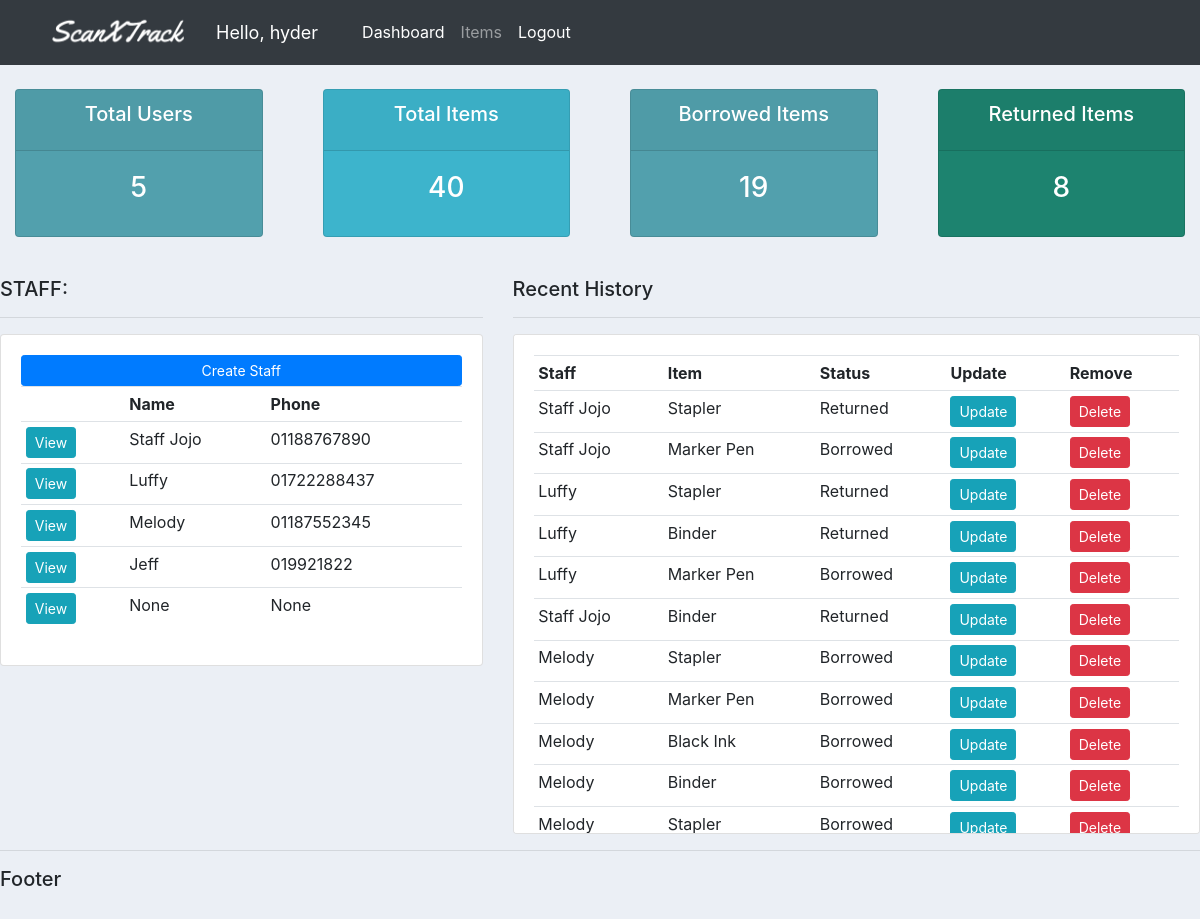
The app's page / (signed in), older data.
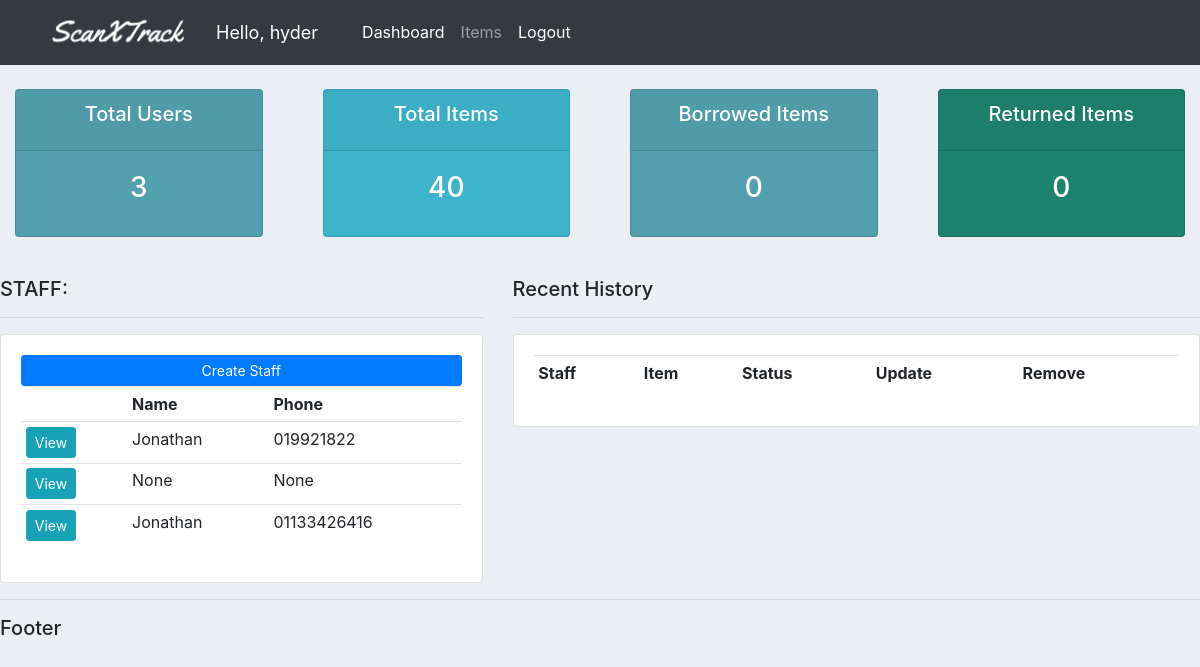
The same page, newer data.
### accounts/models.py (models this page shows, shortened)
class Staff(models.Model):
    user = models.OneToOneField(User, null=True, blank=True, on_delete=models.CASCADE)
    name = models.CharField(max_length=200, null=True)
    phone = models.CharField(max_length=200, null=True)
    email = models.CharField(max_length=200, null=True)
    profile_pic = models.ImageField(default="default.png", null=True, blank=True)
    date_created = models.DateTimeField(auto_now_add=True)
    def __str__(self):
        return self.name

class Borrowed_items(models.Model):
    STATUS = (("Borrowed", "Borrowed"), ("Returned", "Returned"))
    staff = models.ForeignKey(Staff, null=True, on_delete=models.SET_NULL)
    item = models.ForeignKey(Item, null=True, on_delete=models.SET_NULL)
    status = models.CharField(max_length=200, null=True, choices=STATUS)
    date_created = models.DateTimeField(auto_now_add=True)

class Item(models.Model):
    name = models.CharField(max_length=200, null=True)
    description = models.CharField(max_length=200, null=True, blank=True)
    amount = models.IntegerField(null=True)
    date_created = models.DateTimeField(auto_now_add=True)
    def __str__(self):
        return self.name

### accounts/decorators.py (the view)
    def wrapper_function(request, *args, **kwargs):
        group = None
        if request.user.groups.exists():
            group = request.user.groups.all()[0].name
        if group == "staff":
            return redirect("user-page")
        if group == "admin":
            return view_func(request, *args, **kwargs)

### accounts/views.py (called while the page is built)
@login_required(login_url="login")
@admin_only
def home(request):
    borrowed_items = Borrowed_items.objects.all()
    staff = Staff.objects.all()
    items = Item.objects.all()
    total_staff = staff.count()
    total_amount = sum(item.amount for item in items)
    borrowed = borrowed_items.filter(status="Borrowed").count()
    returned = borrowed_items.filter(status="Returned").count()
    context = {
        "borrowed_items": borrowed_items,
        "staff": staff,
        "items": staff,
        "total_staff": total_staff,
        "borrowed": borrowed,
        "returned": returned,
        "total_amount": total_amount,
    }
    return render(request, "accounts/dashboard.html", context)

### accounts/templates/accounts/dashboard.html
{% extends 'accounts/main.html' %} {% block content %}
{%include 'accounts/status.html'%}
<br />
<div class="row">
  <div class="col-md-5">
    <h5>STAFF:</h5>
    <hr />
    <div class="card card-body table-responsive " style="max-height: 400px; overflow-y: auto;">
      <a class="btn btn-primary btn-sm btn-block" href="">Create Staff </a>
      <table class="table table-sm">
        <tr>
          <th></th>
          <th>Name</th>
          <th>Phone</th>
        </tr>
        {% for i in staff %}
        <tr>
          <td>
            <a class="btn btn-sm btn-info" href="{% url 'staff' i.id %}">View</a>
          </td>
          <td>{{i.name}}</td>
          <td>{{i.phone}}</td>
        </tr>
        {% endfor %}
      </table>
    </div>
  </div>
  <div class="col-md-7">
    <h5>Recent History</h5>
    <hr />
    <div class="card card-body table-responsive " style="max-height: 500px; overflow-y: auto;">
      <table class="table table-sm">
        <tr>
          <th>Staff</th>
          <th>Item</th>
          <th>Status</th>
          <th>Update</th>
          <th>Remove</th>
        </tr>
        {% for i in borrowed_items %}
        <tr>
          <td>{{i.staff}}</td>
          <td>{{i.item}}</td>
          <td>{{i.status}}</td>
          <td>
            <a class="btn btn-sm btn-info" href="{% url 'update_borrow' i.id %}">Update</a>
          </td>
          <td><a class="btn btn-sm btn-danger" href="{% url 'delete_borrow' i.id %}">Delete</a></td>
        </tr>
        {% endfor %}
      </table>
    </div>
  </div>
</div>
{% endblock content %}

### accounts/templates/accounts/main.html (shortened to what this page needs)
{% load static %}
<!DOCTYPE html>
<html lang="en">
  <head>
    <link
      rel="stylesheet"
      href="https://cdn.jsdelivr.net/npm/bootstrap@4.4.1/dist/css/bootstrap.min.css"
 />
    <link
      rel="stylesheet"
      type="text/css"
      href="{% static '/css/main.css' %}" />
  </head>
  <body>
    {% include 'accounts/navbar.html' %} {% block content %} {% endblock %}
    <hr />
    <h5>Footer</h5>
  </body>
</html>

### accounts/templates/accounts/navbar.html (shortened to what this page needs)
{% load static %}
<nav class="navbar navbar-expand-lg navbar-dark bg-dark">
  <img id="logo" src="{% static 'images/logo.png' %}" />
  <span class="hello-msg">Hello, {{request.user}}</span>
  <div class="collapse navbar-collapse" id="navbarNav">
    <ul class="navbar-nav">
      {% if request.user.is_staff %}
      <li class="nav-item active">
        <a class="nav-link" href="{% url 'home' %}">Dashboard </a>
      </li>
      <li class="nav-item">
        <a class="nav-link" href="{% url 'items' %}">Items</a>
      </li>
      {% else %}
      <li class="nav-item">
        <a class="nav-link" href="{% url 'account' %}">Settings</a>
      </li>
      {% endif %}
      <li class="nav-item active">
        <a class="nav-link" href="{% url 'logout' %}">Logout</a>
      </li>
  </div>
</nav>

### accounts/templates/accounts/status.html
<br />
<div class="row">
  {% if request.user.is_staff %}
  <div class="col">
    <div class="col-md">
      <div class="card text-center text-white mb-3" id="total-orders">
        <div class="card-header">
          <h5 class="card-title">Total Users</h5>
        </div>
        <div class="card-body">
          <h3 class="card-title">{{total_staff}}</h3>
        </div>
      </div>
    </div>
  </div>
  <div class="col">
    <div class="col-md">
      <div class="card text-center text-white mb-3" id="orders-delivered">
        <div class="card-header">
          <h5 class="card-title">Total Items</h5>
        </div>
        <div class="card-body">
          <h3 class="card-title">{{total_amount}}</h3>
        </div>
      </div>
    </div>
  </div>
  {% endif %}
  <div class="col">
    <div class="col-md">
      <div class="card text-center text-white mb-3" id="total-orders">
        <div class="card-header">
          <h5 class="card-title">Borrowed Items</h5>
        </div>
        <div class="card-body">
          <h3 class="card-title">{{borrowed}}</h3>
        </div>
      </div>
    </div>
  </div>
  <div class="col">
    <div class="col-md">
      <div class="card text-center text-white mb-3" id="orders-pending">
        <div class="card-header">
          <h5 class="card-title">Returned Items</h5>
        </div>
        <div class="card-body">
          <h3 class="card-title">{{returned}}</h3>
        </div>
      </div>
    </div>
  </div>
</div>

### static/css/main.css (style rules this page uses)
#logo { width: 200px; height: auto; }
body { background-color: #ebeff5; }
#total-orders { background-color: #52a0ad; }
#orders-delivered { background-color: #3db4cc; }
#orders-pending { background-color: #1d836f; }

### accounts/templates/accounts/navbar.html (style rules this page uses)
.hello-msg { font-size: 18px; color: #fff; margin-right: 20px; }

Row changes from the older to the newer data that the page shows:
removed Staff: name "Staff Jojo", phone "01188767890"
removed Staff: name "Luffy", phone "01722288437"
removed Staff: name "Melody", phone "01187552345"
removed Borrowed_items: staff "Staff Jojo", item "Stapler", status "Returned"
removed Borrowed_items: staff "Staff Jojo", item "Marker Pen", status "Borrowed"
removed Borrowed_items: staff "Luffy", item "Stapler", status "Returned"
removed Borrowed_items: staff "Luffy", item "Binder", status "Returned"
removed Borrowed_items: staff "Luffy", item "Marker Pen", status "Borrowed"
removed Borrowed_items: staff "Staff Jojo", item "Binder", status "Returned"
removed Borrowed_items: staff "Melody", item "Stapler", status "Borrowed"
removed Borrowed_items: staff "Melody", item "Marker Pen", status "Borrowed"
removed Borrowed_items: staff "Melody", item "Black Ink", status "Borrowed"
removed Borrowed_items: staff "Melody", item "Binder", status "Borrowed"
removed Borrowed_items: staff "Melody", item "Stapler", status "Borrowed"
changed Staff (number 1 of 3 on the later page): name "Jeff" → "Jonathan"
added Staff: name "Jonathan", phone "01133426416"
Text that changed along with them:
{{ total_staff }}: "5" → "3"
{{ borrowed }}: "19" → "0"
{{ returned }}: "8" → "0"
